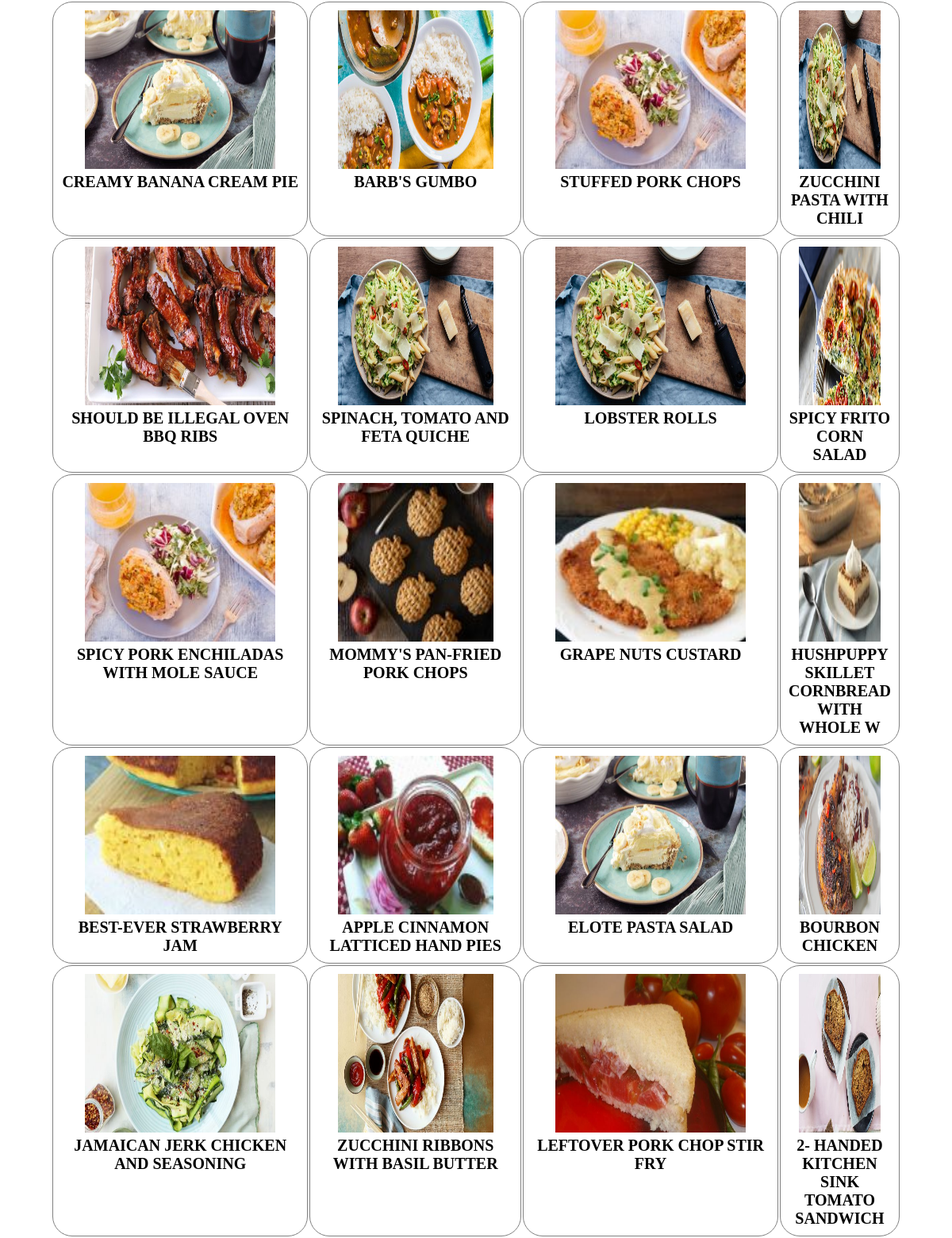
The app's page /recipe.php (upper part) with its own data.
### tables this page shows
CREATE TABLE `recipe` (
  `publisher_name` varchar(30) NOT NULL,
  `recipe_id` int(4) NOT NULL,
  `course_id` int(4) NOT NULL,
  `sub_category_id` int(11) NOT NULL,
  `recipe_name` varchar(40) NOT NULL,
  `cook_time` varchar(30) NOT NULL,
  `recipe_image` longtext NOT NULL,
  `pre_time` varchar(30) NOT NULL,
  `ingredients` text NOT NULL,
  `directions` text NOT NULL
);

### recipe.php (the view, shortened to what this page needs)
<?php
	include'include/config.php';
?>
<!DOCTYPE html>
<html>
<head>
	<?php
		include'include/head.php';
	?>
	<link rel="stylesheet" type="text/css" href="css/menu&footer.css">
</head>
<body>
	<div class="recipe" style="background-color:white;" width="80%;">
			<?php
				$sql="select * from recipe";
				$result=$conn->query($sql);
			?>
			<table  width="80%" align="center">
					<?php
						$count=0;
						while($row=mysqli_fetch_assoc($result)){
							if($count==0){
								echo '<tr>';
							}
							echo '<td style="padding:10px; border-radius: 25px; border:1px solid gray; " valign="top" width="20%" align="center"  >
										<a href="detail.php?recipe_id='.$row['recipe_id'].'" style="color:black;">
											<img src="upload_image/'.$row['recipe_image'].'" width="80%" height="200">
											<br>
											'.$row['recipe_name'].'
										</a>
								</td>';
							$count++;
							if($count==4){
								echo '</tr>';
								$count=0;
							}
						}
					?>
			</table>
	</div>
</body>
</html>

### include/head.php
<link rel="stylesheet" type="text/css" href="https://cdnjs.cloudflare.com/ajax/libs/font-awesome/5.12.1/css/all.min.css">
<link rel="stylesheet" href="https://cdnjs.cloudflare.com/ajax/libs/font-awesome/4.7.0/css/font-awesome.min.css">
<link rel="stylesheet" type="text/css" href="css/index.css">
<link rel="stylesheet" type="text/css" href="css/pages.css">
<link rel="stylesheet" type="text/css" href="css/menu&footer.css">

### css/index.css (style rules this page uses)
body { margin:0; padding:0; }
a { text-decoration: none; font-weight: bold; font-size: 16px; color: white; cursor: pointer; height: 20px; font-family: Arial, Helvetica, sans-serif; }
.recipe { width: 100%; }

### css/pages.css (style rules this page uses)
.recipe { clear: both; }

### css/menu&footer.css (style rules this page uses)
body { user-select: none; margin:0; padding:0; box-sizing:border-box; }
a { text-decoration: none; font-weight: bold; font-size: 20px; color: white; cursor: pointer; height: 20px; font-family: Lucida Console; }

### records on screen
recipe: recipe_image (picture), recipe_name "CREAMY BANANA CREAM PIE"
recipe: recipe_image (picture), recipe_name "BARB'S GUMBO"
recipe: recipe_image (picture), recipe_name "STUFFED PORK CHOPS"
recipe: recipe_image (picture), recipe_name "ZUCCHINI PASTA WITH CHILI"
recipe: recipe_image (picture), recipe_name "SHOULD BE ILLEGAL OVEN BBQ RIBS"
recipe: recipe_image (picture), recipe_name "SPINACH, TOMATO AND FETA QUICHE"
recipe: recipe_image (picture), recipe_name "LOBSTER ROLLS"
recipe: recipe_image (picture), recipe_name "SPICY FRITO CORN SALAD"
recipe: recipe_image (picture), recipe_name "SPICY PORK ENCHILADAS WITH MOLE SAUCE"
recipe: recipe_image (picture), recipe_name "MOMMY'S PAN-FRIED PORK CHOPS"
recipe: recipe_image (picture), recipe_name "GRAPE NUTS CUSTARD"
recipe: recipe_image (picture), recipe_name "HUSHPUPPY SKILLET CORNBREAD WITH WHOLE W"
recipe: recipe_image (picture), recipe_name "BEST-EVER STRAWBERRY JAM"
recipe: recipe_image (picture), recipe_name "APPLE CINNAMON LATTICED HAND PIES"
recipe: recipe_image (picture), recipe_name "ELOTE PASTA SALAD"
recipe: recipe_image (picture), recipe_name "BOURBON CHICKEN"
recipe: recipe_image (picture), recipe_name "JAMAICAN JERK CHICKEN AND SEASONING"
recipe: recipe_image (picture), recipe_name "ZUCCHINI RIBBONS WITH BASIL BUTTER"
recipe: recipe_image (picture), recipe_name "LEFTOVER PORK CHOP STIR FRY"
recipe: recipe_image (picture), recipe_name "2- HANDED KITCHEN SINK TOMATO SANDWICH"
